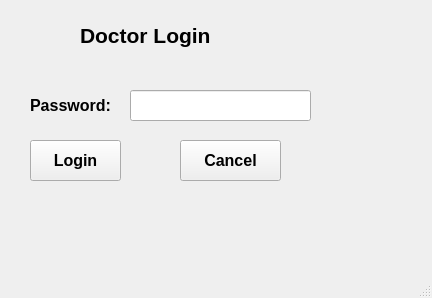
<?xml version="1.0" encoding="UTF-8"?>
<ui version="4.0">
 <class>MainWindow</class>
 <widget class="QMainWindow" name="MainWindow">
  <property name="geometry">
   <rect>
    <x>0</x>
    <y>0</y>
    <width>432</width>
    <height>298</height>
   </rect>
  </property>
  <property name="windowTitle">
   <string>MainWindow</string>
  </property>
  <widget class="QWidget" name="centralwidget">
   <widget class="QLabel" name="label">
    <property name="geometry">
     <rect>
      <x>-20</x>
      <y>80</y>
      <width>181</width>
      <height>51</height>
     </rect>
    </property>
    <property name="text">
     <string>&lt;html&gt;&lt;head/&gt;&lt;body&gt;&lt;p align=&quot;center&quot;&gt;&lt;span style=&quot; font-size:12pt; font-weight:700;&quot;&gt;Password:&lt;/span&gt;&lt;/p&gt;&lt;/body&gt;&lt;/html&gt;</string>
    </property>
   </widget>
   <widget class="QLineEdit" name="lineEdit_Password">
    <property name="geometry">
     <rect>
      <x>130</x>
      <y>90</y>
      <width>181</width>
      <height>31</height>
     </rect>
    </property>
    <property name="echoMode">
     <enum>QLineEdit::EchoMode::NoEcho</enum>
    </property>
   </widget>
   <widget class="QLabel" name="label_2">
    <property name="geometry">
     <rect>
      <x>80</x>
      <y>10</y>
      <width>151</width>
      <height>51</height>
     </rect>
    </property>
    <property name="text">
     <string>&lt;html&gt;&lt;head/&gt;&lt;body&gt;&lt;p&gt;&lt;span style=&quot; font-size:16pt; font-weight:700;&quot;&gt;Doctor Login&lt;/span&gt;&lt;/p&gt;&lt;/body&gt;&lt;/html&gt;</string>
    </property>
   </widget>
   <widget class="QPushButton" name="pushButton">
    <property name="geometry">
     <rect>
      <x>30</x>
      <y>140</y>
      <width>91</width>
      <height>41</height>
     </rect>
    </property>
    <property name="font">
     <font>
      <family>Arial</family>
      <pointsize>12</pointsize>
      <bold>true</bold>
     </font>
    </property>
    <property name="text">
     <string>Login</string>
    </property>
   </widget>
   <widget class="QPushButton" name="pushButton_2">
    <property name="geometry">
     <rect>
      <x>180</x>
      <y>140</y>
      <width>101</width>
      <height>41</height>
     </rect>
    </property>
    <property name="font">
     <font>
      <pointsize>12</pointsize>
      <bold>true</bold>
     </font>
    </property>
    <property name="text">
     <string>Cancel</string>
    </property>
   </widget>
   <widget class="QWidget" name="verticalWidget" native="true">
    <property name="geometry">
     <rect>
      <x>410</x>
      <y>20</y>
      <width>141</width>
      <height>211</height>
     </rect>
    </property>
    <layout class="QVBoxLayout">
     <property name="leftMargin">
      <number>2</number>
     </property>
    </layout>
   </widget>
  </widget>
  <widget class="QMenuBar" name="menubar">
   <property name="geometry">
    <rect>
     <x>0</x>
     <y>0</y>
     <width>432</width>
     <height>22</height>
    </rect>
   </property>
  </widget>
  <widget class="QStatusBar" name="statusbar"/>
 </widget>
 <resources/>
 <connections/>
</ui>
